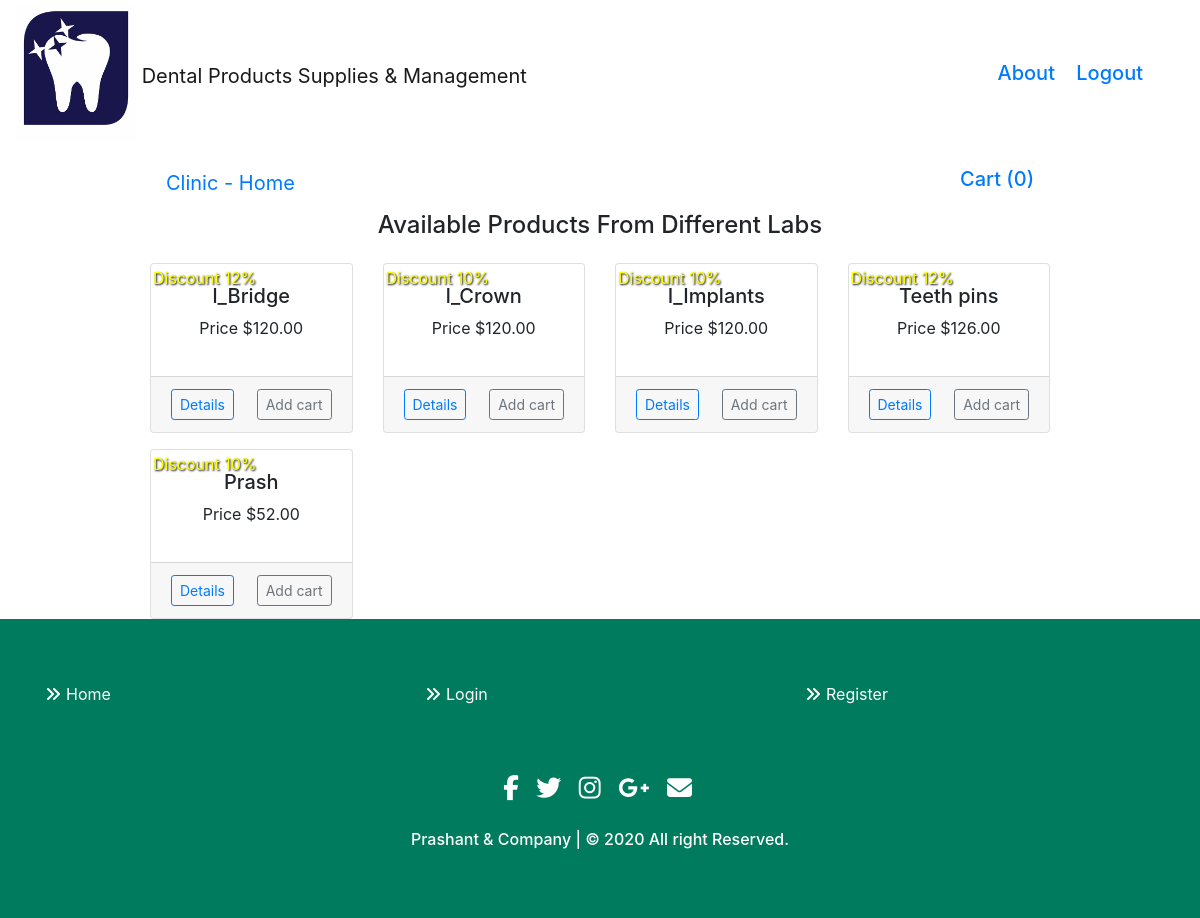
The app's page /clinic (signed in) with its own data.
### dental/products/models.py (models this page shows, shortened)
class lab_product(db.Model):
    id = db.Column(db.Integer, primary_key=True)
    name = db.Column(db.String(80), nullable=False)
    seller = db.Column(db.String(80), nullable=False)
    price = db.Column(db.Numeric(10,2), nullable=False)
    discout = db.Column(db.Integer, default=0)
    stock = db.Column(db.Integer, nullable=False)
    description = db.Column(db.Text, nullable=False)

### dental/user/clinic.py (the view)
@app.route('/clinic')
def clinic():
    if 'username' not in session:
        flash(f'Please login first','danger')
        return redirect(url_for('login', filename='routes.py'))
    products=lab_product.query.filter(lab_product.stock > 0)
    return render_template('clinic.html', title='Clinic User', products=products)

### dental/templates/clinic.html (shortened to what this page needs)
{% extends "layout.html" %}
{% block content %}
<div class="container">
        <nav class="navbar navbar-expand-lg">
            <a class="navbar-brand" href="/clinic" style="text-decoration: none;">Clinic - Home</a>
            <div class="collapse navbar-collapse" id="navbarSupportedContent">
            <form class="form-inline my-2 my-lg-0">
                <a class="float-right" href= "{{url_for('getCart_clinic')}}" tabindex="-1" style="text-decoration: none;">
                    <h5>Cart ({{session['Shoppingcart']|length}})</h5>
                </a>
            </form>
            </div>
        </nav>
</div>
<div class="container">
    <h4 style="text-align: center; ">Available Products From Different Labs</h4>
    <div class="row">
        {% for product in products %}
        <div class="col-md-3 mt-3">
            <div class="card">
                <div class="card-body">
                    {% if product.discout>0 %}
                    <p style="text-shadow: 1px 1px 2px black; color:yellow; transform: rotate(0deg); position: absolute; top: 1%; left: 1%;">Discount {{product.discout}}%</p>
                    {% endif %}
                    <h5 class="text-center">{{product.name}}</h5>
                    <p class="text-center">Price ${{product.price}}</p>
                </div>
                <div class="card-footer">
                    <a href="{{url_for('clinicproduct_details', id=product.id)}}" class="float-left btn btn-sm btn-outline-primary ">Details</a>
                    <form action="{{url_for('addcart_clinic')}}" method="post">
                        <button type="submit" class="btn btn-sm btn-outline-secondary float-right">Add cart</button>
                    </form>
                </div>
            </div>
        </div>
        {% endfor %}
    </div>
</div>
{% endblock %}

### dental/templates/layout.html (shortened to what this page needs)
<!doctype html>
<html lang="en">
<head>
    <link rel="stylesheet" href="{{ url_for('static', filename='css/bootstrap.min.css')}}">
    <link href="//maxcdn.bootstrapcdn.com/bootstrap/4.0.0/css/bootstrap.min.css" rel="stylesheet" id="bootstrap-css">
    <link rel="stylesheet" href="https://maxcdn.bootstrapcdn.com/bootstrap/4.0.0/css/bootstrap.min.css">
</head>
<header>
<nav class="navbar navbar-light">
  <a class="navbar-brand" href="#">
    <img style="max-width:120px; margin-top: -7px;" src="{{ url_for('static', filename='images/dent-logo1.jpg') }}">
    Dental Products Supplies & Management
  </a>
  <ul class="nav navbar-nav navbar-right">
    <div style="margin-right: 10px; margin-left: 20px; margin-top: 5px; margin-bottom: 5px;"  class="container-fluid">
    <h5 class="login">
      {% if session.logged_in %}
        <a href="#" style="text-decoration: none;">About&nbsp;&nbsp;&nbsp;</a>
        <a href="/logout" style="text-decoration: none;">Logout&nbsp;&nbsp;&nbsp;</a>
      {% endif %}
    </h5>
    </div>
  </ul>
</nav>
</header>
<body>
    <div class="container" style="min-height:100%; width:80%">
        {% block content %}
        {% endblock %}
    </div>
</body>
<section id="footer">
  <div class="container">
    <div class="row text-center text-xs-center text-sm-left text-md-left">
      <div class="col-xs-12 col-sm-4 col-md-4">
        <ul class="list-unstyled quick-links">
          <li><a href="/login"><i class="fa fa-angle-double-right"></i>Home</a></li>
        </ul>
      </div>
      <div class="col-xs-12 col-sm-4 col-md-4">
        <ul class="list-unstyled quick-links">
          <li><a href="/login"><i class="fa fa-angle-double-right"></i>Login</a></li>
        </ul>
      </div>
      <div class="col-xs-12 col-sm-4 col-md-4">
        <ul class="list-unstyled quick-links">
          <li><a href="/register"><i class="fa fa-angle-double-right"></i>Register </a></li>
        </ul>
      </div>
    </div>
    <div class="row">
      <div class="col-xs-12 col-sm-12 col-md-12 mt-2 mt-sm-5">
        <ul class="list-unstyled list-inline social text-center">
          <li class="list-inline-item"><a href="#"><i class="fa fa-facebook"></i></a></li>
          <li class="list-inline-item"><a href="#"><i class="fa fa-twitter"></i></a></li>
          <li class="list-inline-item"><a href="#"><i class="fa fa-instagram"></i></a></li>
          <li class="list-inline-item"><a href="#"><i class="fa fa-google-plus"></i></a></li>
          <li class="list-inline-item"><a href="#" target="_blank"><i class="fa fa-envelope"></i></a></li>
        </ul>
      </div>
    </div>
    <div class="row">
      <div class="col-xs-12 col-sm-12 col-md-12 mt-2 mt-sm-2 text-center text-white">
        <p class="h6">Prashant & Company | © 2020 All right Reserved.</p>
      </div>
    </div>
  </div>
</section>
</html>

### dental/templates/layout.html (style rules this page uses)
section { padding: 60px 0; }
#footer { background: #007b5e !important; }
#footer a { color: #ffffff; text-decoration: none !important; background-color: transparent; -webkit-text-decoration-skip: objects; }
#footer ul.social li { padding: 3px 0; }
#footer ul.social li a i { margin-right: 5px; font-size:25px; -webkit-transition: .5s all ease; -moz-transition: .5s all ease; transition: .5s all ease; }
#footer ul.social li a, #footer ul.quick-links li a { color:#ffffff; }
#footer ul.quick-links li { padding: 3px 0; -webkit-transition: .5s all ease; -moz-transition: .5s all ease; transition: .5s all ease; }
#footer ul.quick-links li a i { margin-right: 5px; }

### records on screen
lab_product: discout "12", name "l_Bridge", price "120.00"
lab_product: discout "10", name "l_Crown", price "120.00"
lab_product: discout "10", name "I_Implants", price "120.00"
lab_product: discout "12", name "Teeth pins", price "126.00"
lab_product: discout "10", name "Prash", price "52.00"

### other values on screen
{{ session['Shoppingcart']|length }} "0"
